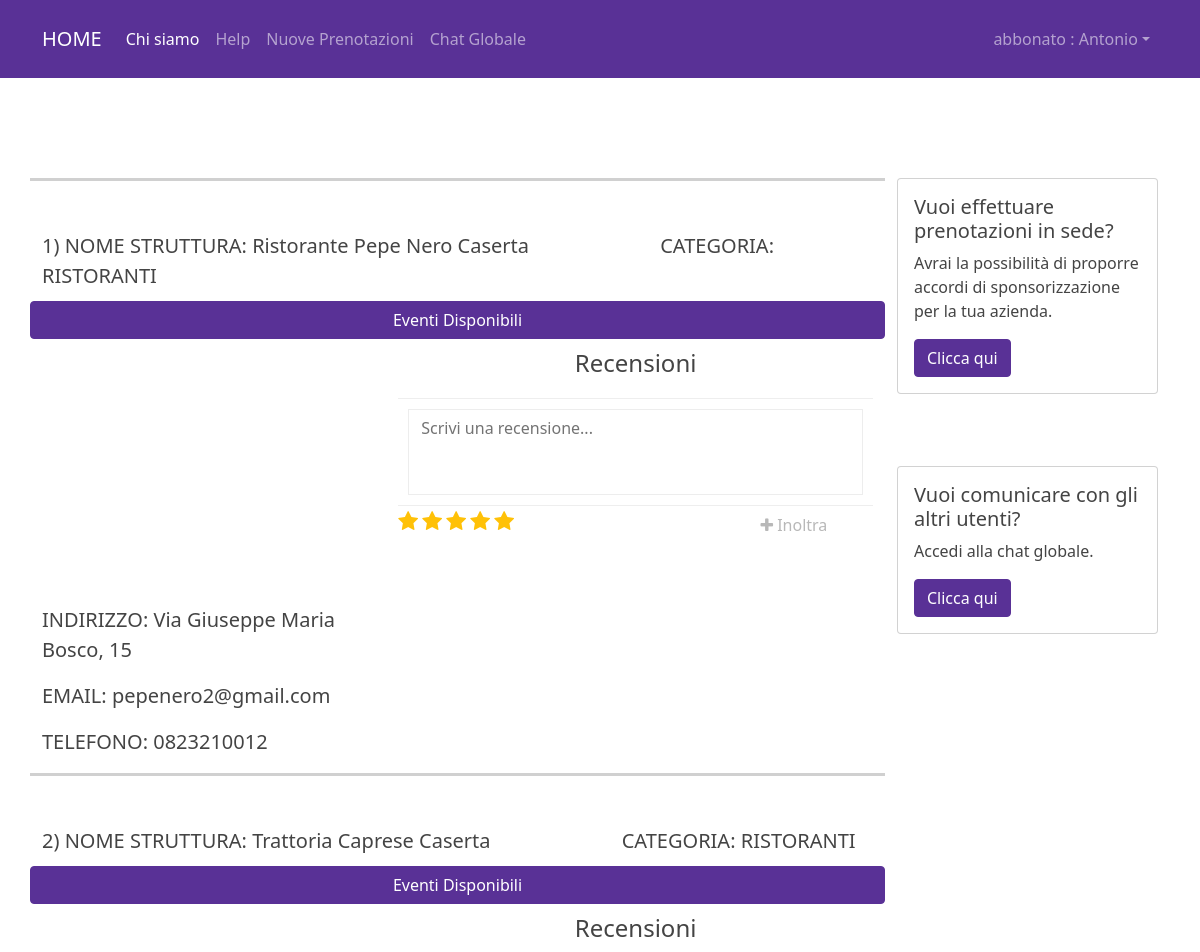
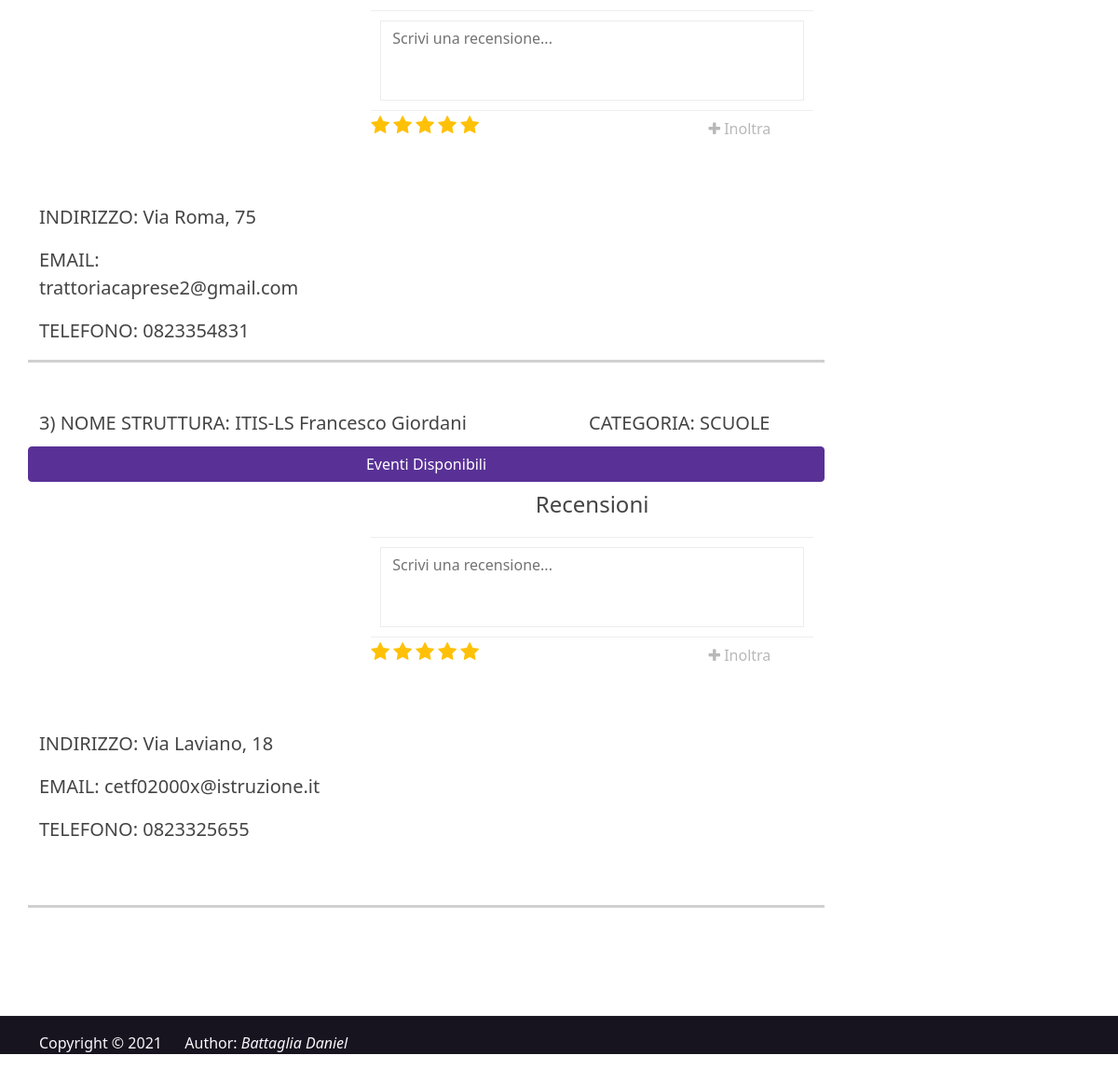
Page /homepage/index.php (signed in) on the committed database (2 pictures, top to bottom).
### tables this page shows
CREATE TABLE PN_STRUTTURE_LAVORATIVE
(
    ID INT(4) UNSIGNED NOT NULL AUTO_INCREMENT,  
    NOME VARCHAR(30) NOT NULL,
    EMAIL VARCHAR(35) NOT NULL,
    PIN VARCHAR(12) NOT NULL,    
    IDCATEGORIA INT(4) UNSIGNED NOT NULL,
    DATACREAZIONE DATETIME DEFAULT CURRENT_TIMESTAMP,
    PRIMARY KEY(ID),
    UNIQUE(PIN),
    FOREIGN KEY(IDCATEGORIA) REFERENCES PN_CATEGORIE(ID)
);

CREATE TABLE PN_CATEGORIE
(
    ID INT(4) UNSIGNED NOT NULL AUTO_INCREMENT,  
    TIPO VARCHAR(30) NOT NULL,
    PRIMARY KEY(ID)
);

CREATE TABLE PN_CONTATTI
(
    ID INT(4) UNSIGNED NOT NULL AUTO_INCREMENT,  
    DESCRIZIONE VARCHAR(500) NOT NULL,  
    IDSTRUTTURA INT(4) UNSIGNED NOT NULL,
    IDLABEL INT(4) UNSIGNED NOT NULL,
    PRIMARY KEY(ID),
    FOREIGN KEY(IDSTRUTTURA) REFERENCES PN_STRUTTURE_LAVORATIVE(ID),
    FOREIGN KEY(IDLABEL) REFERENCES PN_LABELS(ID)
);

### template-parts/controllohomepage.php (called while the page is built)
<?php
    if(isset($_SESSION['ruolo']))
    {
        $homepage = $_SESSION['ruolo'] ;
    }
    else
    {
        $homepage = 'utente' ;
    }
    if(isset($_GET["page"]))
    {
        $page = $_GET["page"] ;
    }
    else
    {
        $page = $homepage ;
    }
?>

### homepage/abbonato.php (the view)
<div id="main" class="container" style="margin-top:100px; margin-bottom:100px;">
    <div class="row">
        <div class="col-9">
            <div id="contenuto">
                <div class="row">
                    <?php
                        $i = 1 ;
                        $b = 0 ;
                        while($b==0)
                        {
                            $query = 'SELECT PN_STRUTTURE_LAVORATIVE.ID, PN_STRUTTURE_LAVORATIVE.NOME, PN_CATEGORIE.TIPO FROM PN_STRUTTURE_LAVORATIVE, PN_CATEGORIE WHERE PN_STRUTTURE_LAVORATIVE.ID='.$i.' AND PN_STRUTTURE_LAVORATIVE.IDCATEGORIA=PN_CATEGORIE.ID' ;
                            $risp = mysqli_query($conn, $query) ;
                            if($risp)
                            {
                                if(mysqli_num_rows($risp) > 0)
                                {
                                    $riga = mysqli_fetch_array($risp) ;
                                    $query2 = 'SELECT PN_CONTATTI.DESCRIZIONE, PN_CONTATTI.IDLABEL, PN_LABELS.NOME FROM PN_CONTATTI, PN_LABELS WHERE PN_CONTATTI.IDSTRUTTURA='.$i.' AND PN_CONTATTI.IDLABEL=PN_LABELS.ID ORDER BY PN_CONTATTI.IDLABEL ASC' ;
                                    $risp2 = mysqli_query($conn, $query2) ;
                                    if($risp2)
                                    {
                    ?>
                    <hr size="5" style="margin-bottom:50px;">
                    <p class="lead" style="margin-bottom:10px;">
                        <?php  echo '<b>' .$i. ') NOME STRUTTURA</b>: ' . $riga['NOME'] ; ?> &emsp; &emsp; &emsp; &emsp; &emsp; <?php echo '<b>CATEGORIA</b>: ' . $riga['TIPO'];  ?>
                    </p>
                    <a href="../homepage/index.php?page=visualizzaeventi&struttura=<?php echo $riga['ID']; ?>" class="btn btn-primary">Eventi Disponibili</a>
                    <div class="col-5" style="margin-top:50px;">
                        <?php
                                        while($riga2 = mysqli_fetch_array($risp2))
                                        {
                        ?>
                                <p class="lead"><?php if($riga2['NOME'] == 'POSIZIONE'){ ?><iframe src="<?php echo $riga2['DESCRIZIONE'];?>" width="400px" height="200px" style="border:0;" allowfullscreen="" loading="lazy"></iframe><?php } ?></p>
                                <p class="lead"><?php if($riga2['NOME'] == 'INDIRIZZO'){ ?> <b>INDIRIZZO</b>: <?php echo $riga2['DESCRIZIONE'] ; } ?> </p>
                                <p class="lead"><?php if($riga2['NOME'] == 'EMAILUFFICIO'){ ?> <b>EMAIL</b>: <?php echo $riga2['DESCRIZIONE'] ; } ?> </p>
                                <p class="lead"><?php if($riga2['NOME'] == 'TELEFONO'){ ?> <b>TELEFONO</b>: <?php echo $riga2['DESCRIZIONE'] ; } ?>  </p>
                        <?php
                                            }
                        ?>
                    </div>
                    <div class="col-7" style="margin-top:10px;">
                        <h4 class="card-title" align="center">Recensioni</h4>
                        <?php include '../pages/recensioni.php'; ?>
                    </div>
                    <?php
                                    }
                                    else
                                    {
                                        echo 'ERRORE QUERY2 : ' . mysqli_error($conn) ;
                                    }
                                }
                                else
                                {
                                    $b = 1 ;
                                }
                            }
                            else
                            {
                                echo 'ERRORE QUERY1 : ' . mysqli_error($conn) ;
                            }
                            $i++;
                        }
                    ?>
                    <hr size="5" style="margin-top:50px;">
                </div>
            </div>
        </div>

### template-parts/header.php (shortened to what this page needs)
<!DOCTYPE HTML PUBLIC =”-//IETF//DTD HTML 4.0//EN”>
<html lang="en">
    <head>
        <link rel="stylesheet" href="https://getbootstrap.com/docs/5.0/dist/css/bootstrap.min.css"/>
        <link rel="stylesheet" href="https://bootswatch.com/5/pulse/bootstrap.css"/>
        <link rel="stylesheet" , type="text/css", href="../css/chat.css">
        <link rel="stylesheet" , type="text/css", href="../css/recensioni.css"/>
        <link rel="stylesheet" , type="text/css", href="../css/star.css" media="all" />
        <link href="//netdna.bootstrapcdn.com/font-awesome/4.0.3/css/font-awesome.css" rel="stylesheet"/>
    </head>
    <body>

### template-parts/navbar-parts/navbar-abbonato.php (shortened to what this page needs)
<nav class="navbar navbar-expand-lg navbar-dark bg-primary">
        <div class="container">
            <a class="navbar-brand" href="../homepage/index.php?page=abbonato">HOME</a>
            <div class="collapse navbar-collapse" id="navbarColor01" >
            <ul class="navbar-nav me-auto">
                <li class="nav-item">
                <a class="nav-link active" href="../homepage/index.php?page=chi-siamo">Chi siamo
                </a>
                </li>
                <li class="nav-item">
                <a class="nav-link" href="../homepage/index.php?page=help">Help</a>
                </li>
                <li class="nav-item">
                <a class="nav-link" href="#">Nuove Prenotazioni</a>
                </li>
                <li class="nav-item">
                <a class="nav-link" href="../homepage/index.php?page=chatglobale">Chat Globale</a>
                </li>
            </ul>
            <ul class="navbar-nav mr-auto">
                <li class="nav-item dropdown ml-auto">
                <a class="nav-link dropdown-toggle" data-bs-toggle="dropdown" href="#" role="button" aria-haspopup="true" aria-expanded="false"><?php echo $_SESSION['ruolo'] . ' : '.$_SESSION['nick']; ?></a>
                </li>
            </ul>
            </div>
        </div>
        </nav>

### homepage/index.php (shortened to what this page needs)
<?php
    include '../template-parts/controllohomepage.php';
    include '../template-parts/header.php';
    include '../template-parts/navbar-parts/navbar-' . $homepage . '.php';
    if($homepage!=$page)
    {
        if(isset($_GET['struttura']))
        {
            $_SESSION['i']=$_GET['struttura'];
            include '../pages/' . $page . '.php';
        }
        else
        {
            include '../pages/' . $page . '.php';
        }
    }
    else
    {
        include $page . '.php';
    }
    include '../template-parts/sidebar-parts/sidebar-' . $homepage . '.php';
    include '../template-parts/footer.php';
?>

### pages/recensioni.php (shortened to what this page needs)
<div class="container">
    <div class="msg-wrap">
    </div>
</div>
<form action="../from-pages/inoltromessaggio.php" method="post">
            <div class="send-wrap ">
                <textarea class="form-control send-message" rows="3" placeholder="Scrivi una recensione..." name="messaggio" id="recensione"></textarea>
            </div>
            <div class="btn-panel">
                    <button type="submit" class=" col-lg-4 text-right btn   send-message-btn pull-right"><i class="fa fa-plus"></i> Inoltra</button>
            </div>
            <div class="c4l-rating">
                <label for="c4l-rate1<?php echo $i; ?>"></label>
                <label for="c4l-rate2<?php echo $i; ?>"></label>
                <label for="c4l-rate3<?php echo $i; ?>"></label>
                <label for="c4l-rate4<?php echo $i; ?>"></label>
                <label for="c4l-rate5<?php echo $i; ?>"></label>
            </div>
        </form>

### template-parts/sidebar-parts/sidebar-abbonato.php
<div class="col-3">
    <div class="card" >
        <div class="card-body">
            <h5 class="card-title">Vuoi effettuare prenotazioni in sede?</h5>
            <p class="card-text">Avrai la possibilità di proporre accordi di sponsorizzazione per la tua azienda.</p>
            <a href="#" class="btn btn-primary">Clicca qui</a>
        </div>
    </div>
    <br><br><br>
    <div class="card" >
        <div class="card-body">
            <h5 class="card-title">Vuoi comunicare con gli altri utenti?</h5>
            <p class="card-text">Accedi alla chat globale.</p>
            <a href="../homepage/index.php?page=chatglobale" class="btn btn-primary">Clicca qui</a>
        </div>
    </div>
</div>

### template-parts/footer.php (shortened to what this page needs)
            </div>
        </div>
        <footer class="bg-dark">
            <hr>
            <p class="container text-light">Copyright &copy; 2021 &emsp; Author: <i>Battaglia Daniel</i></p>
        </footer>
    </body>
</html>

### css/recensioni.css (style rules this page uses)
.msg-wrap { padding:10px; max-height: 200px; overflow: auto; }
.send-wrap { border-top: 1px solid #eee; border-bottom: 1px solid #eee; padding:10px; }
.send-message { resize: none; }
.send-message-btn { border-top-left-radius: 0; border-top-right-radius: 0; border-bottom-left-radius: 0; border-bottom-right-radius: 0; }
.btn-panel { background: #f7f7f9; }
.btn-panel .btn { color:#b8b8b8; transition: 0.2s all ease-in-out; }

### css/star.css (style rules this page uses)
.c4l-rating input[name="c4l-rating"] + label:after { content: none; }
.c4l-rating input[name="c4l-rating"] + label { font-family: 'FontAwesome'; }
.c4l-rating input[name="c4l-rating"] + label:before { background-color: transparent; border: none; color: #ffc107; content: '\f005'; font-size: 1.33333333em; transition: none; }
.c4l-rating input[name="c4l-rating"]:checked ~ label:before { background-color: transparent; border: none; color: #607d8b; }
.c4l-rating input[name="c4l-rating"]:checked + label:before { color: #ffc107; }

### rows in the picture
pn_strutture_lavorative: NOME "Ristorante Pepe Nero Caserta", IDCATEGORIA.TIPO "RISTORANTI"
pn_contatti: DESCRIZIONE "Via Giuseppe Maria Bosco, 15"
pn_contatti: DESCRIZIONE "pepenero2@gmail.com"
pn_contatti: DESCRIZIONE "0823210012"
pn_strutture_lavorative: NOME "Trattoria Caprese Caserta", IDCATEGORIA.TIPO "RISTORANTI"
pn_contatti: DESCRIZIONE "Via Roma, 75"
pn_contatti: DESCRIZIONE "trattoriacaprese2@gmail.com"
pn_contatti: DESCRIZIONE "0823354831"
pn_strutture_lavorative: NOME "ITIS-LS Francesco Giordani", IDCATEGORIA.TIPO "SCUOLE"
pn_contatti: DESCRIZIONE "Via Laviano, 18"
pn_contatti: DESCRIZIONE "cetf02000x@istruzione.it"
pn_contatti: DESCRIZIONE "0823325655"

### other values in the picture
$_SESSION['ruolo'] "abbonato"
$_SESSION['nick'] "Antonio"
